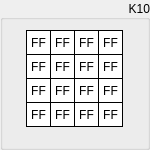
  <widget class="QGroupBox" name="groupK10">
   <property name="geometry">
    <rect>
     <x>20</x>
     <y>300</y>
     <width>150</width>
     <height>150</height>
    </rect>
   </property>
   <property name="sizePolicy">
    <sizepolicy hsizetype="Fixed" vsizetype="Fixed">
     <horstretch>0</horstretch>
     <verstretch>0</verstretch>
    </sizepolicy>
   </property>
   <property name="styleSheet">
    <string notr="true"/>
   </property>
   <property name="title">
    <string>K10</string>
   </property>
   <property name="alignment">
    <set>Qt::AlignRight|Qt::AlignTrailing|Qt::AlignVCenter</set>
   </property>
   <widget class="QLabel" name="k10byte15">
    <property name="enabled">
     <bool>true</bool>
    </property>
    <property name="geometry">
     <rect>
      <x>98</x>
      <y>102</y>
      <width>25</width>
      <height>25</height>
     </rect>
    </property>
    <property name="sizePolicy">
     <sizepolicy hsizetype="Fixed" vsizetype="Fixed">
      <horstretch>0</horstretch>
      <verstretch>0</verstretch>
     </sizepolicy>
    </property>
    <property name="font">
     <font>
      <kerning>true</kerning>
     </font>
    </property>
    <property name="layoutDirection">
     <enum>Qt::LeftToRight</enum>
    </property>
    <property name="styleSheet">
     <string notr="true">QLabel {
	 border-width: 1px;
     border-style: solid;
     border-color: black; 
     background-color: white;
}</string>
    </property>
    <property name="text">
     <string>FF</string>
    </property>
    <property name="alignment">
     <set>Qt::AlignCenter</set>
    </property>
   </widget>
   <widget class="QLabel" name="k10byte13">
    <property name="enabled">
     <bool>true</bool>
    </property>
    <property name="geometry">
     <rect>
      <x>98</x>
      <y>54</y>
      <width>25</width>
      <height>25</height>
     </rect>
    </property>
    <property name="sizePolicy">
     <sizepolicy hsizetype="Fixed" vsizetype="Fixed">
      <horstretch>0</horstretch>
      <verstretch>0</verstretch>
     </sizepolicy>
    </property>
    <property name="font">
     <font>
      <kerning>true</kerning>
     </font>
    </property>
    <property name="layoutDirection">
     <enum>Qt::LeftToRight</enum>
    </property>
    <property name="styleSheet">
     <string notr="true">QLabel {
	 border-width: 1px;
     border-style: solid;
     border-color: black; 
     background-color: white;
}</string>
    </property>
    <property name="text">
     <string>FF</string>
    </property>
    <property name="alignment">
     <set>Qt::AlignCenter</set>
    </property>
   </widget>
   <widget class="QLabel" name="k10byte14">
    <property name="enabled">
     <bool>true</bool>
    </property>
    <property name="geometry">
     <rect>
      <x>98</x>
      <y>78</y>
      <width>25</width>
      <height>25</height>
     </rect>
    </property>
    <property name="sizePolicy">
     <sizepolicy hsizetype="Fixed" vsizetype="Fixed">
      <horstretch>0</horstretch>
      <verstretch>0</verstretch>
     </sizepolicy>
    </property>
    <property name="font">
     <font>
      <kerning>true</kerning>
     </font>
    </property>
    <property name="layoutDirection">
     <enum>Qt::LeftToRight</enum>
    </property>
    <property name="styleSheet">
     <string notr="true">QLabel {
	 border-width: 1px;
     border-style: solid;
     border-color: black; 
     background-color: white;
}</string>
    </property>
    <property name="text">
     <string>FF</string>
    </property>
    <property name="alignment">
     <set>Qt::AlignCenter</set>
    </property>
   </widget>
   <widget class="QLabel" name="k10byte06">
    <property name="enabled">
     <bool>true</bool>
    </property>
    <property name="geometry">
     <rect>
      <x>50</x>
      <y>78</y>
      <width>25</width>
      <height>25</height>
     </rect>
    </property>
    <property name="sizePolicy">
     <sizepolicy hsizetype="Fixed" vsizetype="Fixed">
      <horstretch>0</horstretch>
      <verstretch>0</verstretch>
     </sizepolicy>
    </property>
    <property name="font">
     <font>
      <kerning>true</kerning>
     </font>
    </property>
    <property name="layoutDirection">
     <enum>Qt::LeftToRight</enum>
    </property>
    <property name="styleSheet">
     <string notr="true">QLabel {
	 border-width: 1px;
     border-style: solid;
     border-color: black; 
     background-color: white;
}</string>
    </property>
    <property name="text">
     <string>FF</string>
    </property>
    <property name="alignment">
     <set>Qt::AlignCenter</set>
    </property>
   </widget>
   <widget class="QLabel" name="k10byte04">
    <property name="enabled">
     <bool>true</bool>
    </property>
    <property name="geometry">
     <rect>
      <x>50</x>
      <y>30</y>
      <width>25</width>
      <height>25</height>
     </rect>
    </property>
    <property name="sizePolicy">
     <sizepolicy hsizetype="Fixed" vsizetype="Fixed">
      <horstretch>0</horstretch>
      <verstretch>0</verstretch>
     </sizepolicy>
    </property>
    <property name="font">
     <font>
      <kerning>true</kerning>
     </font>
    </property>
    <property name="layoutDirection">
     <enum>Qt::LeftToRight</enum>
    </property>
    <property name="styleSheet">
     <string notr="true">QLabel {
	 border-width: 1px;
     border-style: solid;
     border-color: black; 
     background-color: white;
}</string>
    </property>
    <property name="text">
     <string>FF</string>
    </property>
    <property name="alignment">
     <set>Qt::AlignCenter</set>
    </property>
   </widget>
   <widget class="QLabel" name="k10byte02">
    <property name="enabled">
     <bool>true</bool>
    </property>
    <property name="geometry">
     <rect>
      <x>26</x>
      <y>78</y>
      <width>25</width>
      <height>25</height>
     </rect>
    </property>
    <property name="sizePolicy">
     <sizepolicy hsizetype="Fixed" vsizetype="Fixed">
      <horstretch>0</horstretch>
      <verstretch>0</verstretch>
     </sizepolicy>
    </property>
    <property name="font">
     <font>
      <kerning>true</kerning>
     </font>
    </property>
    <property name="layoutDirection">
     <enum>Qt::LeftToRight</enum>
    </property>
    <property name="styleSheet">
     <string notr="true">QLabel {
	 border-width: 1px;
     border-style: solid;
     border-color: black; 
     background-color: white;
}</string>
    </property>
    <property name="text">
     <string>FF</string>
    </property>
    <property name="alignment">
     <set>Qt::AlignCenter</set>
    </property>
   </widget>
   <widget class="QLabel" name="k10byte10">
    <property name="enabled">
     <bool>true</bool>
    </property>
    <property name="geometry">
     <rect>
      <x>74</x>
      <y>78</y>
      <width>25</width>
      <height>25</height>
     </rect>
    </property>
    <property name="sizePolicy">
     <sizepolicy hsizetype="Fixed" vsizetype="Fixed">
      <horstretch>0</horstretch>
      <verstretch>0</verstretch>
     </sizepolicy>
    </property>
    <property name="font">
     <font>
      <kerning>true</kerning>
     </font>
    </property>
    <property name="layoutDirection">
     <enum>Qt::LeftToRight</enum>
    </property>
    <property name="styleSheet">
     <string notr="true">QLabel {
	 border-width: 1px;
     border-style: solid;
     border-color: black; 
     background-color: white;
}</string>
    </property>
    <property name="text">
     <string>FF</string>
    </property>
    <property name="alignment">
     <set>Qt::AlignCenter</set>
    </property>
   </widget>
   <widget class="QLabel" name="k10byte09">
    <property name="enabled">
     <bool>true</bool>
    </property>
    <property name="geometry">
     <rect>
      <x>74</x>
      <y>54</y>
      <width>25</width>
      <height>25</height>
     </rect>
    </property>
    <property name="sizePolicy">
     <sizepolicy hsizetype="Fixed" vsizetype="Fixed">
      <horstretch>0</horstretch>
      <verstretch>0</verstretch>
     </sizepolicy>
    </property>
    <property name="font">
     <font>
      <kerning>true</kerning>
     </font>
    </property>
    <property name="layoutDirection">
     <enum>Qt::LeftToRight</enum>
    </property>
    <property name="styleSheet">
     <string notr="true">QLabel {
	 border-width: 1px;
     border-style: solid;
     border-color: black; 
     background-color: white;
}</string>
    </property>
    <property name="text">
     <string>FF</string>
    </property>
    <property name="alignment">
     <set>Qt::AlignCenter</set>
    </property>
   </widget>
   <widget class="QLabel" name="k10byte01">
    <property name="enabled">
     <bool>true</bool>
    </property>
    <property name="geometry">
     <rect>
      <x>26</x>
      <y>54</y>
      <width>25</width>
      <height>25</height>
     </rect>
    </property>
    <property name="sizePolicy">
     <sizepolicy hsizetype="Fixed" vsizetype="Fixed">
      <horstretch>0</horstretch>
      <verstretch>0</verstretch>
     </sizepolicy>
    </property>
    <property name="font">
     <font>
      <kerning>true</kerning>
     </font>
    </property>
    <property name="layoutDirection">
     <enum>Qt::LeftToRight</enum>
    </property>
    <property name="styleSheet">
     <string notr="true">QLabel {
	 border-width: 1px;
     border-style: solid;
     border-color: black; 
     background-color: white;
}</string>
    </property>
    <property name="text">
     <string>FF</string>
    </property>
    <property name="alignment">
     <set>Qt::AlignCenter</set>
    </property>
   </widget>
   <widget class="QLabel" name="k10byte08">
    <property name="enabled">
     <bool>true</bool>
    </property>
    <property name="geometry">
     <rect>
      <x>74</x>
      <y>30</y>
      <width>25</width>
      <height>25</height>
     </rect>
    </property>
    <property name="sizePolicy">
     <sizepolicy hsizetype="Fixed" vsizetype="Fixed">
      <horstretch>0</horstretch>
      <verstretch>0</verstretch>
     </sizepolicy>
    </property>
    <property name="font">
     <font>
      <kerning>true</kerning>
     </font>
    </property>
    <property name="layoutDirection">
     <enum>Qt::LeftToRight</enum>
    </property>
    <property name="styleSheet">
     <string notr="true">QLabel {
	 border-width: 1px;
     border-style: solid;
     border-color: black; 
     background-color: white;
}</string>
    </property>
    <property name="text">
     <string>FF</string>
    </property>
    <property name="alignment">
     <set>Qt::AlignCenter</set>
    </property>
   </widget>
   <widget class="QLabel" name="k10byte00">
    <property name="enabled">
     <bool>true</bool>
    </property>
    <property name="geometry">
     <rect>
      <x>26</x>
      <y>30</y>
      <width>25</width>
      <height>25</height>
     </rect>
    </property>
    <property name="sizePolicy">
     <sizepolicy hsizetype="Fixed" vsizetype="Fixed">
      <horstretch>0</horstretch>
      <verstretch>0</verstretch>
     </sizepolicy>
    </property>
    <property name="font">
     <font>
      <kerning>true</kerning>
     </font>
    </property>
    <property name="layoutDirection">
     <enum>Qt::LeftToRight</enum>
    </property>
    <property name="styleSheet">
     <string notr="true">QLabel {
	 border-width: 1px;
     border-style: solid;
     border-color: black; 
     background-color: white;
}</string>
    </property>
    <property name="text">
     <string>FF</string>
    </property>
    <property name="alignment">
     <set>Qt::AlignCenter</set>
    </property>
    <property name="wordWrap">
     <bool>false</bool>
    </property>
   </widget>
   <widget class="QLabel" name="k10byte07">
    <property name="enabled">
     <bool>true</bool>
    </property>
    <property name="geometry">
     <rect>
      <x>50</x>
      <y>102</y>
      <width>25</width>
      <height>25</height>
     </rect>
    </property>
    <property name="sizePolicy">
     <sizepolicy hsizetype="Fixed" vsizetype="Fixed">
      <horstretch>0</horstretch>
      <verstretch>0</verstretch>
     </sizepolicy>
    </property>
    <property name="font">
     <font>
      <kerning>true</kerning>
     </font>
    </property>
    <property name="layoutDirection">
     <enum>Qt::LeftToRight</enum>
    </property>
    <property name="styleSheet">
     <string notr="true">QLabel {
	 border-width: 1px;
     border-style: solid;
     border-color: black; 
     background-color: white;
}</string>
    </property>
    <property name="text">
     <string>FF</string>
    </property>
    <property name="alignment">
     <set>Qt::AlignCenter</set>
    </property>
   </widget>
   <widget class="QLabel" name="k10byte12">
    <property name="enabled">
     <bool>true</bool>
    </property>
    <property name="geometry">
     <rect>
      <x>98</x>
      <y>30</y>
      <width>25</width>
      <height>25</height>
     </rect>
    </property>
    <property name="sizePolicy">
     <sizepolicy hsizetype="Fixed" vsizetype="Fixed">
      <horstretch>0</horstretch>
      <verstretch>0</verstretch>
     </sizepolicy>
    </property>
    <property name="font">
     <font>
      <kerning>true</kerning>
     </font>
    </property>
    <property name="layoutDirection">
     <enum>Qt::LeftToRight</enum>
    </property>
    <property name="styleSheet">
     <string notr="true">QLabel {
	 border-width: 1px;
     border-style: solid;
     border-color: black; 
     background-color: white;
}</string>
    </property>
    <property name="text">
     <string>FF</string>
    </property>
    <property name="alignment">
     <set>Qt::AlignCenter</set>
    </property>
   </widget>
   <widget class="QLabel" name="k10byte03">
    <property name="enabled">
     <bool>true</bool>
    </property>
    <property name="geometry">
     <rect>
      <x>26</x>
      <y>102</y>
      <width>25</width>
      <height>25</height>
     </rect>
    </property>
    <property name="sizePolicy">
     <sizepolicy hsizetype="Fixed" vsizetype="Fixed">
      <horstretch>0</horstretch>
      <verstretch>0</verstretch>
     </sizepolicy>
    </property>
    <property name="font">
     <font>
      <kerning>true</kerning>
     </font>
    </property>
    <property name="layoutDirection">
     <enum>Qt::LeftToRight</enum>
    </property>
    <property name="styleSheet">
     <string notr="true">QLabel {
	 border-width: 1px;
     border-style: solid;
     border-color: black; 
     background-color: white;
}</string>
    </property>
    <property name="text">
     <string>FF</string>
    </property>
    <property name="alignment">
     <set>Qt::AlignCenter</set>
    </property>
   </widget>
   <widget class="QLabel" name="k10byte11">
    <property name="enabled">
     <bool>true</bool>
    </property>
    <property name="geometry">
     <rect>
      <x>74</x>
      <y>102</y>
      <width>25</width>
      <height>25</height>
     </rect>
    </property>
    <property name="sizePolicy">
     <sizepolicy hsizetype="Fixed" vsizetype="Fixed">
      <horstretch>0</horstretch>
      <verstretch>0</verstretch>
     </sizepolicy>
    </property>
    <property name="font">
     <font>
      <kerning>true</kerning>
     </font>
    </property>
    <property name="layoutDirection">
     <enum>Qt::LeftToRight</enum>
    </property>
    <property name="styleSheet">
     <string notr="true">QLabel {
	 border-width: 1px;
     border-style: solid;
     border-color: black; 
     background-color: white;
}</string>
    </property>
    <property name="text">
     <string>FF</string>
    </property>
    <property name="alignment">
     <set>Qt::AlignCenter</set>
    </property>
   </widget>
   <widget class="QLabel" name="k10byte05">
    <property name="enabled">
     <bool>true</bool>
    </property>
    <property name="geometry">
     <rect>
      <x>50</x>
      <y>54</y>
      <width>25</width>
      <height>25</height>
     </rect>
    </property>
    <property name="sizePolicy">
     <sizepolicy hsizetype="Fixed" vsizetype="Fixed">
      <horstretch>0</horstretch>
      <verstretch>0</verstretch>
     </sizepolicy>
    </property>
    <property name="font">
     <font>
      <kerning>true</kerning>
     </font>
    </property>
    <property name="layoutDirection">
     <enum>Qt::LeftToRight</enum>
    </property>
    <property name="styleSheet">
     <string notr="true">QLabel {
	 border-width: 1px;
     border-style: solid;
     border-color: black; 
     background-color: white;
}</string>
    </property>
    <property name="text">
     <string>FF</string>
    </property>
    <property name="alignment">
     <set>Qt::AlignCenter</set>
    </property>
   </widget>
  </widget>
